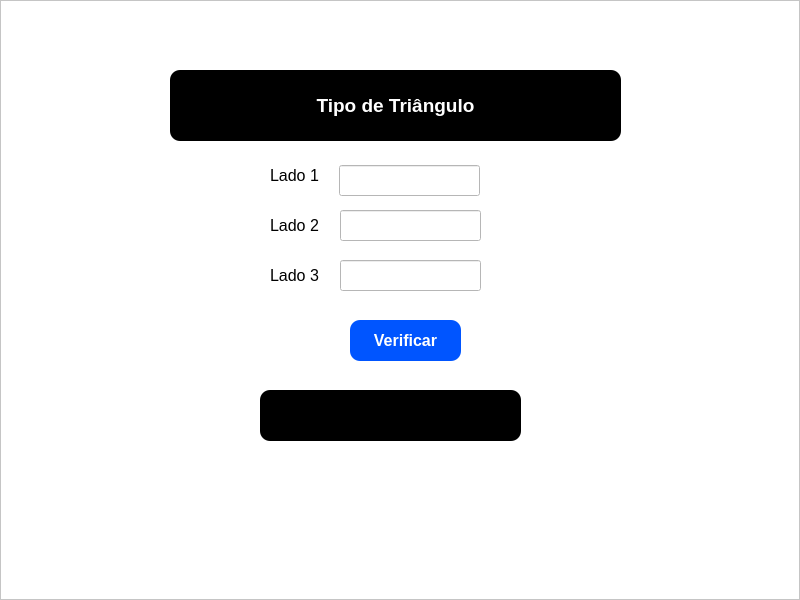
<?xml version="1.0" encoding="UTF-8"?>
<ui version="4.0">
 <class>MainWindow</class>
 <widget class="QMainWindow" name="MainWindow">
  <property name="geometry">
   <rect>
    <x>0</x>
    <y>0</y>
    <width>800</width>
    <height>600</height>
   </rect>
  </property>
  <property name="windowTitle">
   <string>MainWindow</string>
  </property>
  <widget class="QWidget" name="centralwidget">
   <layout class="QHBoxLayout" name="horizontalLayout">
    <property name="spacing">
     <number>0</number>
    </property>
    <property name="leftMargin">
     <number>0</number>
    </property>
    <property name="topMargin">
     <number>0</number>
    </property>
    <property name="rightMargin">
     <number>0</number>
    </property>
    <property name="bottomMargin">
     <number>0</number>
    </property>
    <item>
     <widget class="QFrame" name="frame">
      <property name="styleSheet">
       <string notr="true">background-color: #FFF;</string>
      </property>
      <property name="frameShape">
       <enum>QFrame::StyledPanel</enum>
      </property>
      <property name="frameShadow">
       <enum>QFrame::Raised</enum>
      </property>
      <widget class="QLabel" name="label">
       <property name="geometry">
        <rect>
         <x>170</x>
         <y>70</y>
         <width>451</width>
         <height>71</height>
        </rect>
       </property>
       <property name="font">
        <font>
         <family>Arial</family>
         <pointsize>14</pointsize>
         <weight>75</weight>
         <bold>true</bold>
        </font>
       </property>
       <property name="styleSheet">
        <string notr="true">background-color: #000;
color: #FFF;
border-radius: 10px;</string>
       </property>
       <property name="text">
        <string>Tipo de Triângulo</string>
       </property>
       <property name="alignment">
        <set>Qt::AlignCenter</set>
       </property>
      </widget>
      <widget class="QLabel" name="label_2">
       <property name="geometry">
        <rect>
         <x>270</x>
         <y>160</y>
         <width>61</width>
         <height>31</height>
        </rect>
       </property>
       <property name="font">
        <font>
         <pointsize>12</pointsize>
        </font>
       </property>
       <property name="text">
        <string>Lado 1</string>
       </property>
      </widget>
      <widget class="QLineEdit" name="lineEdit_lado1">
       <property name="geometry">
        <rect>
         <x>339</x>
         <y>165</y>
         <width>141</width>
         <height>31</height>
        </rect>
       </property>
      </widget>
      <widget class="QLabel" name="label_verificar">
       <property name="geometry">
        <rect>
         <x>260</x>
         <y>390</y>
         <width>261</width>
         <height>51</height>
        </rect>
       </property>
       <property name="font">
        <font>
         <family>Arial</family>
         <pointsize>12</pointsize>
         <weight>75</weight>
         <bold>true</bold>
        </font>
       </property>
       <property name="styleSheet">
        <string notr="true">background-color: #000;
color: #FFF;
border-radius: 10px;</string>
       </property>
       <property name="text">
        <string/>
       </property>
       <property name="alignment">
        <set>Qt::AlignCenter</set>
       </property>
      </widget>
      <widget class="QPushButton" name="pb_verificar">
       <property name="geometry">
        <rect>
         <x>350</x>
         <y>320</y>
         <width>111</width>
         <height>41</height>
        </rect>
       </property>
       <property name="font">
        <font>
         <pointsize>12</pointsize>
         <weight>75</weight>
         <bold>true</bold>
        </font>
       </property>
       <property name="styleSheet">
        <string notr="true">background-color: #0055ff;
color: #FFF;
border-radius: 10px;</string>
       </property>
       <property name="text">
        <string>Verificar</string>
       </property>
      </widget>
      <widget class="QLabel" name="label_3">
       <property name="geometry">
        <rect>
         <x>270</x>
         <y>210</y>
         <width>61</width>
         <height>31</height>
        </rect>
       </property>
       <property name="font">
        <font>
         <pointsize>12</pointsize>
        </font>
       </property>
       <property name="text">
        <string>Lado 2</string>
       </property>
      </widget>
      <widget class="QLineEdit" name="lineEdit_lado2">
       <property name="geometry">
        <rect>
         <x>340</x>
         <y>210</y>
         <width>141</width>
         <height>31</height>
        </rect>
       </property>
      </widget>
      <widget class="QLineEdit" name="lineEdit_lado3">
       <property name="geometry">
        <rect>
         <x>340</x>
         <y>260</y>
         <width>141</width>
         <height>31</height>
        </rect>
       </property>
      </widget>
      <widget class="QLabel" name="label_4">
       <property name="geometry">
        <rect>
         <x>270</x>
         <y>260</y>
         <width>61</width>
         <height>31</height>
        </rect>
       </property>
       <property name="font">
        <font>
         <pointsize>12</pointsize>
        </font>
       </property>
       <property name="text">
        <string>Lado 3</string>
       </property>
      </widget>
     </widget>
    </item>
   </layout>
  </widget>
 </widget>
 <resources/>
 <connections/>
</ui>
